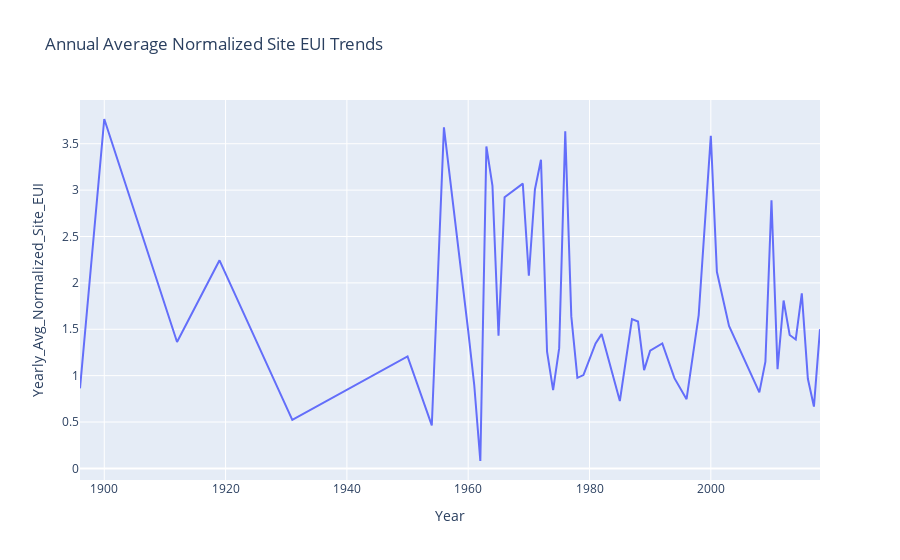

Notebook code for this chart:
### Code cell
fig = px.line(query1_table, x="Year", y="Yearly_Avg_Normalized_Site_EUI", title='Annual Average Normalized Site EUI Trends')
fig.show()

### Figure 1 — Plotly figure (JSON) as saved in the notebook; plotly's stock layout.template omitted (floating-point values rounded to 4 significant figures)
{"data": [{"hovertemplate": "Year=%{x}<br>Yearly_Avg_Normalized_Site_EUI=%{y}<extra></extra>", "legendgroup": "", "line": {"color": "#636efa", "dash": "solid"}, "marker": {"symbol": "circle"}, "mode": "lines", "name": "", "orientation": "v", "showlegend": false, "type": "scatter", "x": [1896, 1900, 1912, 1919, 1931, 1950, 1954, 1956, 1960, 1961, 1962, 1963, 1964, 1965, 1966, 1969, 1970, 1971, 1972, 1973, 1974, 1975, 1976, 1977, 1978, 1979, 1981, 1982, 1985, 1987, 1988, 1989, 1990, 1992, 1994, 1996, 1998, 2000, 2001, 2003, 2008, 2009, 2010, 2011, 2012, 2013, 2014, 2015, 2016, 2017, 2018], "xaxis": "x", "y": [0.8633, 3.767, 1.363, 2.243, 0.5233, 1.207, 0.4633, 3.677, 1.483, 0.8967, 0.08, 3.471, 3.045, 1.43, 2.923, 3.07, 2.077, 3.007, 3.327, 1.258, 0.8433, 1.297, 3.635, 1.639, 0.9767, 1.006, 1.347, 1.448, 0.7267, 1.61, 1.583, 1.06, 1.27, 1.347, 0.9733, 0.7467, 1.653, 3.587, 2.12, 1.537, 0.82, 1.15, 2.89, 1.07, 1.81, 1.438, 1.39, 1.887, 0.9667, 0.6667, 1.501], "yaxis": "y"}], "layout": {"legend": {"tracegroupgap": 0}, "title": {"text": "Annual Average Normalized Site EUI Trends"}, "xaxis": {"anchor": "y", "domain": [0, 1], "title": {"text": "Year"}}, "yaxis": {"anchor": "x", "domain": [0, 1], "title": {"text": "Yearly_Avg_Normalized_Site_EUI"}}}}
